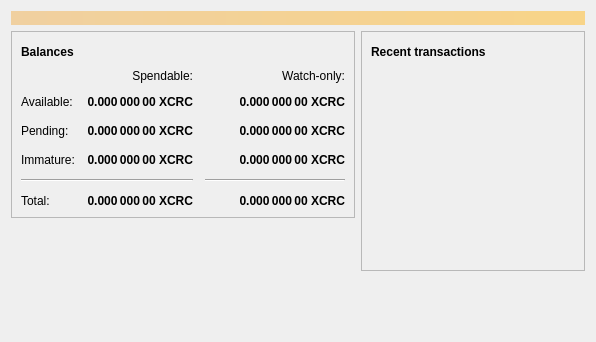
<?xml version="1.0" encoding="UTF-8"?>
<ui version="4.0">
 <class>OverviewPage</class>
 <widget class="QWidget" name="OverviewPage">
  <property name="geometry">
   <rect>
    <x>0</x>
    <y>0</y>
    <width>596</width>
    <height>342</height>
   </rect>
  </property>
  <property name="windowTitle">
   <string>Form</string>
  </property>
  <layout class="QVBoxLayout" name="topLayout">
   <item>
    <widget class="QLabel" name="labelAlerts">
     <property name="visible">
      <bool>false</bool>
     </property>
     <property name="styleSheet">
      <string notr="true">QLabel { background-color: qlineargradient(x1: 0, y1: 0, x2: 1, y2: 0, stop:0 #F0D0A0, stop:1 #F8D488); color:#000000; }</string>
     </property>
     <property name="wordWrap">
      <bool>true</bool>
     </property>
     <property name="margin">
      <number>3</number>
     </property>
     <property name="textInteractionFlags">
      <set>Qt::TextSelectableByMouse</set>
     </property>
    </widget>
   </item>
   <item>
    <layout class="QHBoxLayout" name="horizontalLayout" stretch="1,1">
     <item>
      <layout class="QVBoxLayout" name="verticalLayout_2">
       <item>
        <widget class="QFrame" name="frame">
         <property name="frameShape">
          <enum>QFrame::StyledPanel</enum>
         </property>
         <property name="frameShadow">
          <enum>QFrame::Raised</enum>
         </property>
         <layout class="QVBoxLayout" name="verticalLayout_4">
          <item>
           <layout class="QHBoxLayout" name="horizontalLayout_4">
            <item>
             <widget class="QLabel" name="label_5">
              <property name="font">
               <font>
                <weight>75</weight>
                <bold>true</bold>
               </font>
              </property>
              <property name="text">
               <string>Balances</string>
              </property>
             </widget>
            </item>
            <item>
             <widget class="QPushButton" name="labelWalletStatus">
              <property name="enabled">
               <bool>true</bool>
              </property>
              <property name="maximumSize">
               <size>
                <width>30</width>
                <height>16777215</height>
               </size>
              </property>
              <property name="toolTip">
               <string>The displayed information may be out of date. Your wallet automatically synchronizes with the CRyptoCrowd network after a connection is established, but this process has not completed yet.</string>
              </property>
              <property name="text">
               <string/>
              </property>
              <property name="icon">
               <iconset resource="../bitcoin.qrc">
                <normaloff>:/icons/warning</normaloff>
                <disabledoff>:/icons/warning</disabledoff>:/icons/warning</iconset>
              </property>
              <property name="iconSize">
               <size>
                <width>24</width>
                <height>24</height>
               </size>
              </property>
              <property name="flat">
               <bool>true</bool>
              </property>
             </widget>
            </item>
            <item>
             <spacer name="horizontalSpacer_3">
              <property name="orientation">
               <enum>Qt::Horizontal</enum>
              </property>
              <property name="sizeHint" stdset="0">
               <size>
                <width>40</width>
                <height>20</height>
               </size>
              </property>
             </spacer>
            </item>
           </layout>
          </item>
          <item>
           <layout class="QGridLayout" name="gridLayout">
            <property name="spacing">
             <number>12</number>
            </property>
            <item row="2" column="2">
             <widget class="QLabel" name="labelWatchPending">
              <property name="font">
               <font>
                <weight>75</weight>
                <bold>true</bold>
               </font>
              </property>
              <property name="cursor">
               <cursorShape>IBeamCursor</cursorShape>
              </property>
              <property name="toolTip">
               <string>Unconfirmed transactions to watch-only addresses</string>
              </property>
              <property name="text">
               <string notr="true">0.000 000 00 XCRC</string>
              </property>
              <property name="alignment">
               <set>Qt::AlignRight|Qt::AlignTrailing|Qt::AlignVCenter</set>
              </property>
              <property name="textInteractionFlags">
               <set>Qt::LinksAccessibleByMouse|Qt::TextSelectableByKeyboard|Qt::TextSelectableByMouse</set>
              </property>
             </widget>
            </item>
            <item row="2" column="1">
             <widget class="QLabel" name="labelUnconfirmed">
              <property name="font">
               <font>
                <weight>75</weight>
                <bold>true</bold>
               </font>
              </property>
              <property name="cursor">
               <cursorShape>IBeamCursor</cursorShape>
              </property>
              <property name="toolTip">
               <string>Total of transactions that have yet to be confirmed, and do not yet count toward the spendable balance</string>
              </property>
              <property name="text">
               <string notr="true">0.000 000 00 XCRC</string>
              </property>
              <property name="alignment">
               <set>Qt::AlignRight|Qt::AlignTrailing|Qt::AlignVCenter</set>
              </property>
              <property name="textInteractionFlags">
               <set>Qt::LinksAccessibleByMouse|Qt::TextSelectableByKeyboard|Qt::TextSelectableByMouse</set>
              </property>
             </widget>
            </item>
            <item row="3" column="2">
             <widget class="QLabel" name="labelWatchImmature">
              <property name="font">
               <font>
                <weight>75</weight>
                <bold>true</bold>
               </font>
              </property>
              <property name="cursor">
               <cursorShape>IBeamCursor</cursorShape>
              </property>
              <property name="toolTip">
               <string>Mined balance in watch-only addresses that has not yet matured</string>
              </property>
              <property name="text">
               <string notr="true">0.000 000 00 XCRC</string>
              </property>
              <property name="alignment">
               <set>Qt::AlignRight|Qt::AlignTrailing|Qt::AlignVCenter</set>
              </property>
              <property name="textInteractionFlags">
               <set>Qt::LinksAccessibleByMouse|Qt::TextSelectableByKeyboard|Qt::TextSelectableByMouse</set>
              </property>
             </widget>
            </item>
            <item row="4" column="0" colspan="2">
             <widget class="Line" name="line">
              <property name="orientation">
               <enum>Qt::Horizontal</enum>
              </property>
             </widget>
            </item>
            <item row="4" column="2">
             <widget class="Line" name="lineWatchBalance">
              <property name="sizePolicy">
               <sizepolicy hsizetype="Preferred" vsizetype="Fixed">
                <horstretch>0</horstretch>
                <verstretch>0</verstretch>
               </sizepolicy>
              </property>
              <property name="minimumSize">
               <size>
                <width>140</width>
                <height>0</height>
               </size>
              </property>
              <property name="orientation">
               <enum>Qt::Horizontal</enum>
              </property>
             </widget>
            </item>
            <item row="5" column="0">
             <widget class="QLabel" name="labelTotalText">
              <property name="text">
               <string>Total:</string>
              </property>
             </widget>
            </item>
            <item row="3" column="1">
             <widget class="QLabel" name="labelImmature">
              <property name="font">
               <font>
                <weight>75</weight>
                <bold>true</bold>
               </font>
              </property>
              <property name="cursor">
               <cursorShape>IBeamCursor</cursorShape>
              </property>
              <property name="toolTip">
               <string>Mined balance that has not yet matured</string>
              </property>
              <property name="text">
               <string notr="true">0.000 000 00 XCRC</string>
              </property>
              <property name="alignment">
               <set>Qt::AlignRight|Qt::AlignTrailing|Qt::AlignVCenter</set>
              </property>
              <property name="textInteractionFlags">
               <set>Qt::LinksAccessibleByMouse|Qt::TextSelectableByKeyboard|Qt::TextSelectableByMouse</set>
              </property>
             </widget>
            </item>
            <item row="2" column="3">
             <spacer name="horizontalSpacer_2">
              <property name="orientation">
               <enum>Qt::Horizontal</enum>
              </property>
              <property name="sizeHint" stdset="0">
               <size>
                <width>40</width>
                <height>20</height>
               </size>
              </property>
             </spacer>
            </item>
            <item row="3" column="0">
             <widget class="QLabel" name="labelImmatureText">
              <property name="text">
               <string>Immature:</string>
              </property>
             </widget>
            </item>
            <item row="5" column="1">
             <widget class="QLabel" name="labelTotal">
              <property name="font">
               <font>
                <weight>75</weight>
                <bold>true</bold>
               </font>
              </property>
              <property name="cursor">
               <cursorShape>IBeamCursor</cursorShape>
              </property>
              <property name="toolTip">
               <string>Your current total balance</string>
              </property>
              <property name="text">
               <string notr="true">0.000 000 00 XCRC</string>
              </property>
              <property name="alignment">
               <set>Qt::AlignRight|Qt::AlignTrailing|Qt::AlignVCenter</set>
              </property>
              <property name="textInteractionFlags">
               <set>Qt::LinksAccessibleByMouse|Qt::TextSelectableByKeyboard|Qt::TextSelectableByMouse</set>
              </property>
             </widget>
            </item>
            <item row="5" column="2">
             <widget class="QLabel" name="labelWatchTotal">
              <property name="font">
               <font>
                <weight>75</weight>
                <bold>true</bold>
               </font>
              </property>
              <property name="cursor">
               <cursorShape>IBeamCursor</cursorShape>
              </property>
              <property name="toolTip">
               <string>Current total balance in watch-only addresses</string>
              </property>
              <property name="text">
               <string notr="true">0.000 000 00 XCRC</string>
              </property>
              <property name="alignment">
               <set>Qt::AlignRight|Qt::AlignTrailing|Qt::AlignVCenter</set>
              </property>
              <property name="textInteractionFlags">
               <set>Qt::LinksAccessibleByMouse|Qt::TextSelectableByKeyboard|Qt::TextSelectableByMouse</set>
              </property>
             </widget>
            </item>
            <item row="0" column="2">
             <widget class="QLabel" name="labelWatchonly">
              <property name="text">
               <string>Watch-only:</string>
              </property>
              <property name="alignment">
               <set>Qt::AlignRight|Qt::AlignTrailing|Qt::AlignVCenter</set>
              </property>
             </widget>
            </item>
            <item row="1" column="0">
             <widget class="QLabel" name="labelBalanceText">
              <property name="text">
               <string>Available:</string>
              </property>
             </widget>
            </item>
            <item row="1" column="1">
             <widget class="QLabel" name="labelBalance">
              <property name="font">
               <font>
                <weight>75</weight>
                <bold>true</bold>
               </font>
              </property>
              <property name="cursor">
               <cursorShape>IBeamCursor</cursorShape>
              </property>
              <property name="toolTip">
               <string>Your current spendable balance</string>
              </property>
              <property name="text">
               <string notr="true">0.000 000 00 XCRC</string>
              </property>
              <property name="alignment">
               <set>Qt::AlignRight|Qt::AlignTrailing|Qt::AlignVCenter</set>
              </property>
              <property name="textInteractionFlags">
               <set>Qt::LinksAccessibleByMouse|Qt::TextSelectableByKeyboard|Qt::TextSelectableByMouse</set>
              </property>
             </widget>
            </item>
            <item row="1" column="2">
             <widget class="QLabel" name="labelWatchAvailable">
              <property name="font">
               <font>
                <weight>75</weight>
                <bold>true</bold>
               </font>
              </property>
              <property name="cursor">
               <cursorShape>IBeamCursor</cursorShape>
              </property>
              <property name="toolTip">
               <string>Your current balance in watch-only addresses</string>
              </property>
              <property name="text">
               <string notr="true">0.000 000 00 XCRC</string>
              </property>
              <property name="alignment">
               <set>Qt::AlignRight|Qt::AlignTrailing|Qt::AlignVCenter</set>
              </property>
              <property name="textInteractionFlags">
               <set>Qt::LinksAccessibleByMouse|Qt::TextSelectableByKeyboard|Qt::TextSelectableByMouse</set>
              </property>
             </widget>
            </item>
            <item row="2" column="0">
             <widget class="QLabel" name="labelPendingText">
              <property name="text">
               <string>Pending:</string>
              </property>
             </widget>
            </item>
            <item row="0" column="1">
             <widget class="QLabel" name="labelSpendable">
              <property name="text">
               <string>Spendable:</string>
              </property>
              <property name="alignment">
               <set>Qt::AlignRight|Qt::AlignTrailing|Qt::AlignVCenter</set>
              </property>
             </widget>
            </item>
           </layout>
          </item>
         </layout>
        </widget>
       </item>
       <item>
        <spacer name="verticalSpacer">
         <property name="orientation">
          <enum>Qt::Vertical</enum>
         </property>
         <property name="sizeHint" stdset="0">
          <size>
           <width>20</width>
           <height>40</height>
          </size>
         </property>
        </spacer>
       </item>
      </layout>
     </item>
     <item>
      <layout class="QVBoxLayout" name="verticalLayout_3">
       <item>
        <widget class="QFrame" name="frame_2">
         <property name="frameShape">
          <enum>QFrame::StyledPanel</enum>
         </property>
         <property name="frameShadow">
          <enum>QFrame::Raised</enum>
         </property>
         <layout class="QVBoxLayout" name="verticalLayout">
          <item>
           <layout class="QHBoxLayout" name="horizontalLayout_2">
            <item>
             <widget class="QLabel" name="label_4">
              <property name="font">
               <font>
                <weight>75</weight>
                <bold>true</bold>
               </font>
              </property>
              <property name="text">
               <string>Recent transactions</string>
              </property>
             </widget>
            </item>
            <item>
             <widget class="QPushButton" name="labelTransactionsStatus">
              <property name="enabled">
               <bool>true</bool>
              </property>
              <property name="maximumSize">
               <size>
                <width>30</width>
                <height>16777215</height>
               </size>
              </property>
              <property name="toolTip">
               <string>The displayed information may be out of date. Your wallet automatically synchronizes with the CRyptoCrowd network after a connection is established, but this process has not completed yet.</string>
              </property>
              <property name="text">
               <string/>
              </property>
              <property name="icon">
               <iconset resource="../bitcoin.qrc">
                <normaloff>:/icons/warning</normaloff>
                <disabledoff>:/icons/warning</disabledoff>:/icons/warning</iconset>
              </property>
              <property name="iconSize">
               <size>
                <width>24</width>
                <height>24</height>
               </size>
              </property>
              <property name="flat">
               <bool>true</bool>
              </property>
             </widget>
            </item>
            <item>
             <spacer name="horizontalSpacer">
              <property name="orientation">
               <enum>Qt::Horizontal</enum>
              </property>
              <property name="sizeHint" stdset="0">
               <size>
                <width>40</width>
                <height>20</height>
               </size>
              </property>
             </spacer>
            </item>
           </layout>
          </item>
          <item>
           <widget class="QListView" name="listTransactions">
            <property name="styleSheet">
             <string notr="true">QListView { background: transparent; }</string>
            </property>
            <property name="frameShape">
             <enum>QFrame::NoFrame</enum>
            </property>
            <property name="verticalScrollBarPolicy">
             <enum>Qt::ScrollBarAlwaysOff</enum>
            </property>
            <property name="horizontalScrollBarPolicy">
             <enum>Qt::ScrollBarAlwaysOff</enum>
            </property>
            <property name="selectionMode">
             <enum>QAbstractItemView::NoSelection</enum>
            </property>
           </widget>
          </item>
         </layout>
        </widget>
       </item>
       <item>
        <spacer name="verticalSpacer_2">
         <property name="orientation">
          <enum>Qt::Vertical</enum>
         </property>
         <property name="sizeHint" stdset="0">
          <size>
           <width>20</width>
           <height>40</height>
          </size>
         </property>
        </spacer>
       </item>
      </layout>
     </item>
    </layout>
   </item>
  </layout>
 </widget>
 <resources/>
 <connections/>
</ui>
